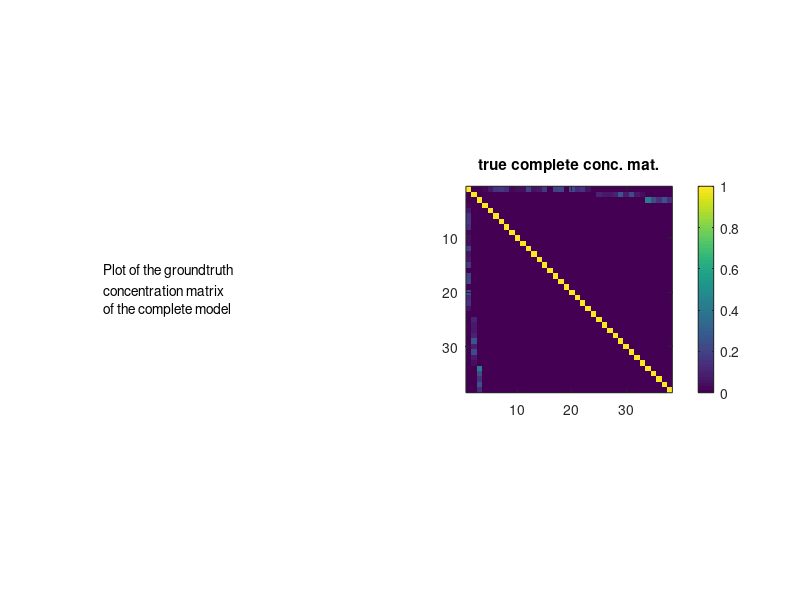

Recreate this plot in MATLAB. (Note: this script raises an error after producing the figure.)
% Toy example
% 3 blocks of size 20x10x5
% S is a chain 

clear all; clc;


ks=[20 10 5];
pl=length(ks);
po=sum(ks);
n=200*po;

c=0;
pt=pl+po;
clo=.7./sqrt(ks);
% clo=.5./(ones(1,pl));
corr=zeros(po);

corr_all= zeros(pl+po,pl+po);
corr_all(1:pl,1:pl)=eye(pl);

for i=1:po
    corr(i,i)=1;
    if i<po
        corr(i,i+1)=c;
        corr(i+1,i)=c;
    end
end
corr_all(pl+1:end,pl+1:end)=corr;

for i=1:pl
    if i>1
        i1=sum(ks(1:(i-1)))+1+pl;
    else
        i1=1+pl;
    end
    i2=i1+ks(i)-1;
%     Uall((pl+i1):(pl+i2),i)=-.5*ones(ks(i),1);
    corr_all(i1:i2,i)=randn(ks(i),1)*clo(i);
    corr_all(i,i1:i2)=corr_all(i1:i2,i)';
end


figure(1); clf;
imagesc(corr_all);
pbaspect([1 1 1]);

%%
Dfull=corr_all;
Doo=corr;
Dol=corr_all(pl+1:end,1:pl);
Dmargo=Doo-Dol*Dol';


%%
descr = {'Plot of the groundtruth '
    'concentration matrix';
    'of the complete model'};

figure(1);clf;
subplot(1,2,1)
axis off;
text(0,.5,descr)
pbaspect([1 1 1]);
subplot(1,2,2)
imagesc(abs(Dfull));
colorbar;
pbaspect([1 1 1]);
title('true complete conc. mat.');

if eigs(Dfull,1,'sa')<0
    error('The concentration matrix of the complete model is not PSD \n')
end
if eigs(Dmargo,1,'sa')<0
    error('Dmargo matrix of the complete model is not PSD \n')
end

%% sampling data
mu=zeros(1,pt); % vector of means
Xfull=mvnrnd(mu, inv(Dfull), n)';
X=Xfull((pl+1):pt,:);
S=cov(X');
% S=inv(Dmargo);

%% active set
ActiveSet.max_atom_count_reached=0;
ActiveSet.I={};
ActiveSet.alpha= [];
ActiveSet.atoms=pl;
ActiveSet.atom_count = pl;
[ Q,q,atoms_l1_sym ] = build_atoms_hessian_l1_sym(Doo,0);
[ActiveSet.I_l1, ActiveSet.beta]=mat2l1index(-Doo,atoms_l1_sym);
ActiveSet.k=mat2cell(ks,1,ones(1,length(ks)));
ActiveSet.alpha=sum(Dol.^2)';
ActiveSet.atoms=sparse(bsxfun(@rdivide, Dol, sqrt(sum(Dol.^2))));
for i=1:pl
    ActiveSet.I{i}=find(Dol(:,i));
end


%% plotting

figure(2);clf;
subplot(2,2,1);
imagesc(abs(Dmargo));
pbaspect([1 1 1]);
title('true marginal conc. mat.');
subplot(2,2,2);
imagesc(abs(inv(S)));
pbaspect([1 1 1]);
title('observed conc. mat.');
subplot(2,2,3);
imagesc(abs(inv(Dmargo)));
pbaspect([1 1 1]);
title('true cov');
subplot(2,2,4);
imagesc(abs(S));
pbaspect([1 1 1]);
title('observed cov');


 


% % Toy example
% 
% 
% clear all; clc; close all;
% %% settings
% 
% n=1000; % number of samples
% 
% ks=[15 15];
% 
% 
% pl=length(ks); % number of latent variables
% po=sum(ks);% number of observed variables
% 
% pt=po+pl;
% sigma2l=1;
% sigma2lo=1;
% scale=1./sqrt(ks);
% % scale=ones(1,pl);
% 
% % slo=.2; % level of sparsity on latent-observed block of conceptration mat
% % soo=.2; % level of sparsity on latent-observed block of conceptration mat
% %Doo=eye(po)/sigma2lo;
% T=toeplitz(1:po)-1;
% T=.3.^T;
% Doo=inv(T);
% Dol=zeros(po,pl);
% for i=1:pl
%     if i>1
%         i1=sum(ks(1:(i-1)))+1;
%     else
%         i1=1;
%     end
%     i2=i1+ks(i)-1;
% %     Dol(i1:i2,i)=-ones(ks(i),1)*scale(i)/sigma2lo;
%     Dol(i1:i2,i)=-ones(ks(i),1)*scale(i);
% end
% Dll=zeros(pl);
% for i=1:pl
% %%Dll(i,i)=1/sigma2l+ks(i)*scale(i)^2/sigma2lo;
% Dll(i,i)=2;
% end
% 
% %% construction of the conceptration matrix
% Dfull=zeros(pt);
% Dfull(1:pl,1:pl)=Dll;
% Dfull((pl+1):pt,(pl+1):pt)=Doo;
% Dfull(1:pl,(pl+1):pt)=Dol';
% Dfull((pl+1):pt,1:pl)=Dol;
% 
% Dfull=.5*(Dfull+Dfull');
% Dmargo=Doo-Dol*Dol';
% 
% 
% descr = {'Plot of the groundtruth '
%     'concentration matrix';
%     'of the complete model'};
% 
% figure(1);clf;
% subplot(1,2,1)
% axis off;
% text(0,.5,descr)
% pbaspect([1 1 1]);
% subplot(1,2,2)
% imagesc(abs(Dfull));
% colorbar;
% pbaspect([1 1 1]);
% title('true complete conc. mat.');
% 
% if eigs(Dfull,1,'sa')<0
%     error('The conceptration matrix of the complete model is not PSD \n')
% end
% 
% %% sampling data
% mu=zeros(1,pt); % vector of means
% Xfull=mvnrnd(mu, inv(Dfull), n)';
% X=Xfull((pl+1):pt,:);
% S=cov(X');
% % S=inv(Dmargo);
% 
% %% plotting
% 
% figure(2);clf;
% subplot(2,2,1);
% imagesc(abs(Dmargo));
% pbaspect([1 1 1]);
% title('true marginal conc. mat.');
% subplot(2,2,2);
% imagesc(abs(inv(S)));
% pbaspect([1 1 1]);
% title('observed conc. mat.');
% subplot(2,2,3);
% imagesc(abs(inv(Dmargo)));
% pbaspect([1 1 1]);
% title('true cov');
% subplot(2,2,4);
% imagesc(abs(S));
% pbaspect([1 1 1]);
% title('observed cov');
% 
% 
%  
